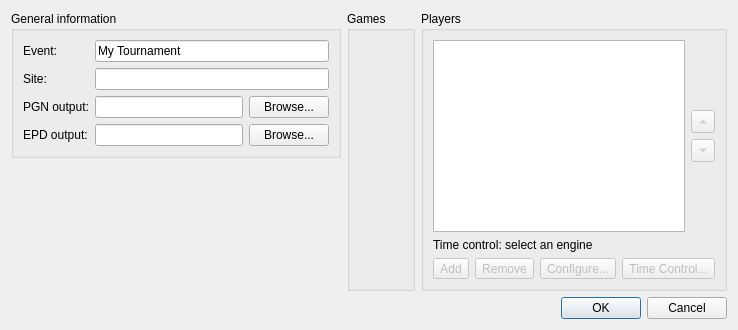
<?xml version="1.0" encoding="UTF-8"?>
<ui version="4.0">
 <class>NewTournamentDialog</class>
 <widget class="QDialog" name="NewTournamentDialog">
  <property name="geometry">
   <rect>
    <x>0</x>
    <y>0</y>
    <width>572</width>
    <height>203</height>
   </rect>
  </property>
  <property name="windowTitle">
   <string>New Tournament</string>
  </property>
  <layout class="QVBoxLayout" name="verticalLayout">
   <property name="sizeConstraint">
    <enum>QLayout::SetFixedSize</enum>
   </property>
   <item>
    <layout class="QHBoxLayout" name="horizontalLayout_7" stretch="3,0,2">
     <item>
      <layout class="QVBoxLayout" name="verticalLayout_5" stretch="0,0,0">
       <item>
        <widget class="QGroupBox" name="groupBox_3">
         <property name="title">
          <string>General information</string>
         </property>
         <layout class="QFormLayout" name="formLayout_2">
          <item row="0" column="0">
           <widget class="QLabel" name="label_3">
            <property name="text">
             <string>Event:</string>
            </property>
            <property name="buddy">
             <cstring>m_nameEdit</cstring>
            </property>
           </widget>
          </item>
          <item row="0" column="1">
           <widget class="QLineEdit" name="m_nameEdit">
            <property name="text">
             <string>My Tournament</string>
            </property>
            <property name="maxLength">
             <number>127</number>
            </property>
           </widget>
          </item>
          <item row="1" column="0">
           <widget class="QLabel" name="label_4">
            <property name="text">
             <string>Site:</string>
            </property>
            <property name="buddy">
             <cstring>m_siteEdit</cstring>
            </property>
           </widget>
          </item>
          <item row="1" column="1">
           <widget class="QLineEdit" name="m_siteEdit">
            <property name="maxLength">
             <number>127</number>
            </property>
           </widget>
          </item>
          <item row="2" column="0">
           <widget class="QLabel" name="label_5">
            <property name="text">
             <string>PGN output:</string>
            </property>
            <property name="buddy">
             <cstring>m_pgnoutEdit</cstring>
            </property>
           </widget>
          </item>
          <item row="2" column="1">
           <layout class="QHBoxLayout" name="horizontalLayout_2">
            <item>
             <widget class="QLineEdit" name="m_pgnoutEdit">
              <property name="sizePolicy">
               <sizepolicy hsizetype="Expanding" vsizetype="Fixed">
                <horstretch>0</horstretch>
                <verstretch>0</verstretch>
               </sizepolicy>
              </property>
              <property name="text">
               <string/>
              </property>
             </widget>
            </item>
            <item>
             <widget class="QPushButton" name="m_browsePgnoutBtn">
              <property name="sizePolicy">
               <sizepolicy hsizetype="Minimum" vsizetype="Fixed">
                <horstretch>0</horstretch>
                <verstretch>0</verstretch>
               </sizepolicy>
              </property>
              <property name="text">
               <string>Browse...</string>
              </property>
             </widget>
            </item>
           </layout>
          </item>
          <item row="3" column="0">
           <widget class="QLabel" name="label">
            <property name="text">
             <string>EPD output:</string>
            </property>
           </widget>
          </item>
          <item row="3" column="1">
           <layout class="QHBoxLayout" name="horizontalLayout">
            <property name="bottomMargin">
             <number>0</number>
            </property>
            <item>
             <widget class="QLineEdit" name="m_epdoutEdit"/>
            </item>
            <item>
             <widget class="QPushButton" name="m_browseEpdoutBtn">
              <property name="text">
               <string>Browse...</string>
              </property>
             </widget>
            </item>
           </layout>
          </item>
         </layout>
        </widget>
       </item>
       <item>
        <widget class="TournamentSettingsWidget" name="m_tournamentSettings" native="true"/>
       </item>
       <item>
        <spacer name="verticalSpacer_3">
         <property name="orientation">
          <enum>Qt::Vertical</enum>
         </property>
         <property name="sizeHint" stdset="0">
          <size>
           <width>20</width>
           <height>40</height>
          </size>
         </property>
        </spacer>
       </item>
      </layout>
     </item>
     <item>
      <widget class="QGroupBox" name="groupBox_6">
       <property name="title">
        <string>Games</string>
       </property>
       <layout class="QVBoxLayout" name="verticalLayout_6">
        <item>
         <widget class="GameSettingsWidget" name="m_gameSettings" native="true"/>
        </item>
       </layout>
      </widget>
     </item>
     <item>
      <layout class="QVBoxLayout" name="verticalLayout_4">
       <item>
        <widget class="QGroupBox" name="groupBox">
         <property name="autoFillBackground">
          <bool>false</bool>
         </property>
         <property name="title">
          <string>Players</string>
         </property>
         <property name="flat">
          <bool>false</bool>
         </property>
         <property name="checkable">
          <bool>false</bool>
         </property>
         <layout class="QVBoxLayout" name="verticalLayout_2">
          <item>
           <layout class="QHBoxLayout" name="horizontalLayout_4">
            <item>
             <widget class="QListView" name="m_playersList">
              <property name="minimumSize">
               <size>
                <width>140</width>
                <height>0</height>
               </size>
              </property>
              <property name="selectionMode">
               <enum>QAbstractItemView::ExtendedSelection</enum>
              </property>
              <property name="selectionBehavior">
               <enum>QAbstractItemView::SelectRows</enum>
              </property>
             </widget>
            </item>
            <item>
             <layout class="QVBoxLayout" name="verticalLayout_3">
              <item>
               <spacer name="verticalSpacer">
                <property name="orientation">
                 <enum>Qt::Vertical</enum>
                </property>
                <property name="sizeHint" stdset="0">
                 <size>
                  <width>20</width>
                  <height>40</height>
                 </size>
                </property>
               </spacer>
              </item>
              <item>
               <widget class="QToolButton" name="m_moveEngineUpBtn">
                <property name="enabled">
                 <bool>false</bool>
                </property>
                <property name="text">
                 <string/>
                </property>
                <property name="arrowType">
                 <enum>Qt::UpArrow</enum>
                </property>
               </widget>
              </item>
              <item>
               <widget class="QToolButton" name="m_moveEngineDownBtn">
                <property name="enabled">
                 <bool>false</bool>
                </property>
                <property name="text">
                 <string/>
                </property>
                <property name="arrowType">
                 <enum>Qt::DownArrow</enum>
                </property>
               </widget>
              </item>
              <item>
               <spacer name="verticalSpacer_2">
                <property name="orientation">
                 <enum>Qt::Vertical</enum>
                </property>
                <property name="sizeHint" stdset="0">
                 <size>
                  <width>20</width>
                  <height>40</height>
                 </size>
                </property>
               </spacer>
              </item>
             </layout>
            </item>
           </layout>
          </item>
          <item>
           <widget class="QLabel" name="m_timeControlLabel">
            <property name="text">
             <string>Time control: select an engine</string>
            </property>
            <property name="wordWrap">
             <bool>true</bool>
            </property>
           </widget>
          </item>
          <item>
           <layout class="QHBoxLayout" name="horizontalLayout_3">
            <item>
             <widget class="QToolButton" name="m_addEngineBtn">
              <property name="enabled">
               <bool>false</bool>
              </property>
              <property name="sizePolicy">
               <sizepolicy hsizetype="Fixed" vsizetype="Fixed">
                <horstretch>0</horstretch>
                <verstretch>0</verstretch>
               </sizepolicy>
              </property>
              <property name="text">
               <string>Add</string>
              </property>
              <property name="icon">
               <iconset resource="../res/icons/icons.qrc">
                <normaloff>:/icons/toolbutton/add_16x16.png</normaloff>:/icons/toolbutton/add_16x16.png</iconset>
              </property>
             </widget>
            </item>
            <item>
             <widget class="QToolButton" name="m_removeEngineBtn">
              <property name="enabled">
               <bool>false</bool>
              </property>
              <property name="text">
               <string>Remove</string>
              </property>
              <property name="icon">
               <iconset resource="../res/icons/icons.qrc">
                <normaloff>:/icons/toolbutton/remove_16x16.png</normaloff>:/icons/toolbutton/remove_16x16.png</iconset>
              </property>
              <property name="toolButtonStyle">
               <enum>Qt::ToolButtonIconOnly</enum>
              </property>
             </widget>
            </item>
            <item>
             <widget class="QToolButton" name="m_configureEngineBtn">
              <property name="enabled">
               <bool>false</bool>
              </property>
              <property name="text">
               <string>Configure...</string>
              </property>
              <property name="icon">
               <iconset resource="../res/icons/icons.qrc">
                <normaloff>:/icons/toolbutton/configure_16x16.png</normaloff>:/icons/toolbutton/configure_16x16.png</iconset>
              </property>
             </widget>
            </item>
            <item>
             <widget class="QToolButton" name="m_timeControlBtn">
              <property name="enabled">
               <bool>false</bool>
              </property>
              <property name="text">
               <string>Time Control...</string>
              </property>
              <property name="toolButtonStyle">
               <enum>Qt::ToolButtonTextOnly</enum>
              </property>
             </widget>
            </item>
            <item>
             <spacer name="horizontalSpacer">
              <property name="orientation">
               <enum>Qt::Horizontal</enum>
              </property>
              <property name="sizeHint" stdset="0">
               <size>
                <width>40</width>
                <height>20</height>
               </size>
              </property>
             </spacer>
            </item>
           </layout>
          </item>
         </layout>
        </widget>
       </item>
      </layout>
     </item>
    </layout>
   </item>
   <item>
    <widget class="QDialogButtonBox" name="buttonBox">
     <property name="enabled">
      <bool>true</bool>
     </property>
     <property name="orientation">
      <enum>Qt::Horizontal</enum>
     </property>
     <property name="standardButtons">
      <set>QDialogButtonBox::Cancel|QDialogButtonBox::Ok</set>
     </property>
    </widget>
   </item>
  </layout>
 </widget>
 <customwidgets>
  <customwidget>
   <class>GameSettingsWidget</class>
   <extends>QWidget</extends>
   <header>gamesettingswidget.h</header>
   <container>1</container>
  </customwidget>
  <customwidget>
   <class>TournamentSettingsWidget</class>
   <extends>QWidget</extends>
   <header>tournamentsettingswidget.h</header>
   <container>1</container>
  </customwidget>
 </customwidgets>
 <resources>
  <include location="../res/icons/icons.qrc"/>
 </resources>
 <connections>
  <connection>
   <sender>buttonBox</sender>
   <signal>accepted()</signal>
   <receiver>NewTournamentDialog</receiver>
   <slot>accept()</slot>
   <hints>
    <hint type="sourcelabel">
     <x>248</x>
     <y>254</y>
    </hint>
    <hint type="destinationlabel">
     <x>157</x>
     <y>274</y>
    </hint>
   </hints>
  </connection>
  <connection>
   <sender>buttonBox</sender>
   <signal>rejected()</signal>
   <receiver>NewTournamentDialog</receiver>
   <slot>reject()</slot>
   <hints>
    <hint type="sourcelabel">
     <x>316</x>
     <y>260</y>
    </hint>
    <hint type="destinationlabel">
     <x>286</x>
     <y>274</y>
    </hint>
   </hints>
  </connection>
 </connections>
</ui>
